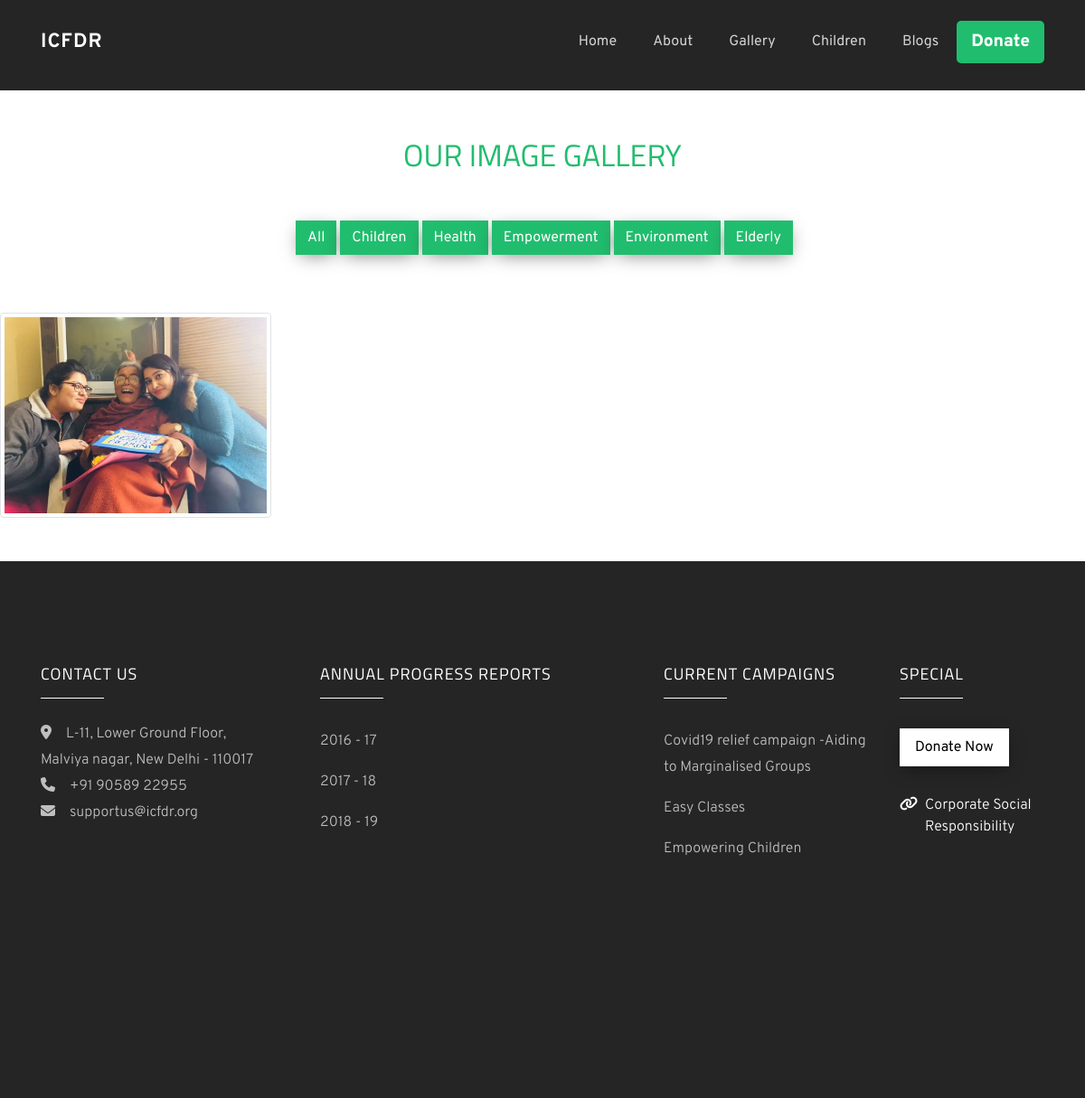
The page /gallery on the database its author committed.
### website/models.py (models this page shows, shortened)
class Gallery(models.Model):
    image = models.ImageField(upload_to='images/gallery')
    image_alt_txt = models.CharField(max_length=100, blank=True)
    tag = models.CharField(max_length=20)
    class Meta:
        verbose_name_plural = 'Gallery'

class Campaign(models.Model):
    compaign_name = models.CharField(max_length=100)
    image = models.ImageField(upload_to='images/campaign/')
    text_on_image = models.CharField(max_length=150)
    description = RichTextField()
    button_text = models.CharField(max_length=30)
    slug = models.SlugField(max_length=100, default='', blank=True, unique=True)
    class Meta:
        verbose_name_plural = 'Campaign'

### website/views.py (the view)
# urls.py: path('gallery',views.gallery,name = 'gallery'),
def gallery(request):
    data = {
        'Gallery': Gallery.objects.all(),
        'campaigns': Campaign.objects.all().order_by('-id')[:5]
    }
    return render(request, 'gallery.html', data)

### website/templates/gallery.html
{% extends 'base.html' %}
{% block content %}
{% load static %}
<header class="masthead" style="width: 100vw;height: 100px;background: #252525;">
</header>
<section id="gallery" class="ftco-gallery mt-5 mb-5">
	<div class="row justify-content-center mb-2 pb-3">
	  <div class="col-md-7 heading-section ftco-animate text-center">
		<h2 class="mb-4">Our Image Gallery</h2>
	  </div>
	</div>
	<div class="row justify-content-center mb-5 pb-3">
	  <button class="btn btn-primary filter-btn ml-1" data-filter=".all" id="filter">All</button>
	  <button class="btn btn-primary filter-btn ml-1" data-filter=".children" id="reset">Children</button>
	  <button class="btn btn-primary filter-btn ml-1" data-filter=".health" id="filter">Health</button>
	  <button class="btn btn-primary filter-btn ml-1" data-filter=".empowerment" id="reset">Empowerment</button>
	  <button class="btn btn-primary filter-btn ml-1" data-filter=".environment" id="filter">Environment</button>
	  <button class="btn btn-primary filter-btn ml-1" data-filter=".elderly" id="reset">Elderly</button>
	</div>
<div class="container-fluid ">
  <div class="row grid">
  {% for obj in Gallery %}
    <a class="col-md-3 image-popup pl-0 pr-0 grid-item {{ obj.tag }}" href="{{ obj.image.url }}">
		<img loading="lazy" class="img-responsive img-thumbnail" src="{{ obj.image.url }}" alt="{{ obj.image_alt_txt }}">
    </a>
  {% endfor %}
  </div>
</div>
</section>
{% endblock %}

### website/templates/base.html (shortened to what this page needs)
<!DOCTYPE html>
{% load static %}
<html lang="en">
<head>
    <link rel="stylesheet" href="{% static 'css/open-iconic-bootstrap.min.css' %}">
    <link rel="stylesheet" href="{% static 'css/animate.css' %}">
    <link rel="stylesheet" href="{% static 'css/owl.carousel.min.css' %}">
    <link rel="stylesheet" href="{% static 'css/owl.theme.default.min.css' %}">
    <link rel="stylesheet" href="{% static 'css/magnific-popup.css' %}">
    <link rel="stylesheet" href="{% static 'css/aos.css' %}">
    <link rel="stylesheet" href="{% static 'css/bootstrap-datepicker.css' %}">
    <link rel="stylesheet" href="{% static 'css/jquery.timepicker.css' %}">
    <link rel="stylesheet" href="{% static 'css/style.css' %}">
</head>
<body>
<nav class="navbar navbar-expand-lg navbar-dark ftco_navbar bg-dark ftco-navbar-light" id="ftco-navbar">
    <div class="container">
        <a class="navbar-brand" href="{% url 'home' %}">ICFDR</a>
        <div class="collapse navbar-collapse" id="ftco-nav">
            <ul class="navbar-nav ml-auto">
                <li class="nav-item"><a href="{% url 'home' %}" class="nav-link">Home</a></li>
                <li class="nav-item"><a href="{% url 'about' %}" class="nav-link">About</a></li>
                <li class="nav-item"><a href="{% url 'gallery' %}" class="nav-link">Gallery</a></li>
                <li class="nav-item"><a href="{% url 'home' %}#children" class="nav-link">Children</a></li>
                <li class="nav-item"><a href="{% url 'bloglist' %}" class="nav-link">Blogs</a></li>
                <li class="nav-item"><a href="{% url 'donate' %}" class="donate-btn-nav nav-link">Donate</a></li>
            </ul>
        </div>
    </div>
</nav>
{% block content %}
{% endblock %}
<footer class="ftco-footer ftco-section img">
    <div class="container">
        <div class="row mb-5">
            <div class="col-md-3">
                <div class="ftco-footer-widget mb-4">
                    <h2 class="ftco-heading-2">Contact Us</h2>
                    <p style="text-align:left;">
                        <span class="fas fa-map-marker-alt mr-3"></span>L-11, Lower Ground Floor, Malviya nagar, New
                        Delhi - 110017<br>
                        <a href="tel:+91-90586-22955"><span class="fas fa-phone mr-3"></span>+91 90589 22955<br></a>
                        <a href="mailto:supportus@icfdr.org?Subject=ICFDR%20Easy%20Classes%20-%20Support"><span
                                class="fas fa-envelope mr-3"></span>supportus@icfdr.org</a>
                    </p>
                    <ul class="ftco-footer-social list-unstyled float-md-left float-lft mt-5">
                    </ul>
                </div>
            </div>
            <div class="col-md-4">
                <div class="ftco-footer-widget mb-4 ml-md-4">
                    <h2 class="ftco-heading-2">Annual Progress Reports</h2>
                    <ul class="list-unstyled">
                        <li><a target="_blank" href="{% static 'reports/1617.pdf' %}" class="py-2 d-block">2016 - 17</a>
                        </li>
                        <li><a target="_blank" href="{% static 'reports/1718.pdf' %}" class="py-2 d-block">2017 - 18</a>
                        </li>
                        <li><a target="_blank" href="{% static 'reports/1819.pdf' %}" class="py-2 d-block">2018 - 19</a>
                        </li>
                    </ul>
                </div>
            </div>
            <div class="col-md-3">
                <div class="ftco-footer-widget mb-4 ml-md-4">
                    <h2 class="ftco-heading-2">Current Campaigns</h2>
                    <ul class="list-unstyled">
                        {% for campaign in campaigns %}
                        <li><a href="{% url 'campaign' campaign.slug %}"
                               class="py-2 d-block">{{campaign.compaign_name}}</a></li>
                        {% endfor %}
                    </ul>
                </div>
            </div>
            <div class="col-md-2">
                <div class="ftco-footer-widget mb-4">
                    <h2 class="ftco-heading-2">Special</h2>
                    <div class="block-23 mb-3">
                        <ul>
                            <li><p><a target="_blank"
                                      href="https://www.payumoney.com/paybypayumoney/#/DFE2878E860D57AF8E18DFEF38EBE7EC"
                                      class="btn btn-white px-3 py-2 mt-2">Donate Now</a></p></li>
                            <li><a target="_blank" href="http://icfdr.org/corporate-social-responsibility/"><span
                                    class="fas fa-link mr-2"></span><span
                                    class="text">Corporate Social Responsibility</span></a></li>
                    </div>
                </div>
            </div>
        </div>
        <div class="row">
            <div class="col-md-12 text-center">
            </div>
        </div>
    </div>
</footer>
</body>
</html>

### rows shown on the page
Gallery: image (picture)
Campaign: compaign_name "Covid19 relief campaign -Aiding to Marginalised Groups"
Campaign: compaign_name "Easy Classes"
Campaign: compaign_name "Empowering Children"
